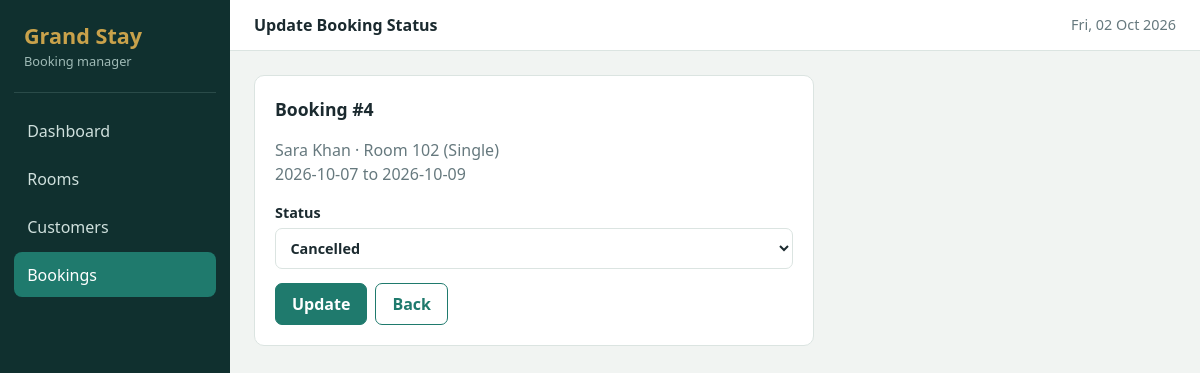
Page /edit_status.php?id=4 on the committed database.
### tables this page shows
CREATE TABLE IF NOT EXISTS bookings (
  booking_id INT AUTO_INCREMENT PRIMARY KEY,
  room_id INT NOT NULL,
  customer_id INT NOT NULL,
  booking_date DATE NOT NULL,
  check_in DATE NOT NULL,
  check_out DATE NOT NULL,
  status VARCHAR(20) DEFAULT 'Booked',
  FOREIGN KEY (room_id) REFERENCES rooms(room_id),
  FOREIGN KEY (customer_id) REFERENCES customers(customer_id)
);

CREATE TABLE IF NOT EXISTS customers (
  customer_id INT AUTO_INCREMENT PRIMARY KEY,
  name VARCHAR(100) NOT NULL,
  email VARCHAR(100) NOT NULL,
  phone VARCHAR(15) NOT NULL,
  address TEXT
);

CREATE TABLE IF NOT EXISTS rooms (
  room_id INT AUTO_INCREMENT PRIMARY KEY,
  room_number VARCHAR(10) NOT NULL UNIQUE,
  room_type VARCHAR(50) NOT NULL,
  price DECIMAL(10,2) NOT NULL,
  status VARCHAR(20) DEFAULT 'Available'
);

### config.php (called while the page is built, shortened)
<?php
function e($s) { return htmlspecialchars((string)$s, ENT_QUOTES, 'UTF-8'); }

### edit_status.php (the view, shortened to what this page needs)
<?php require __DIR__.'/../config.php'; $root = '../'; $section = 'bookings'; $title = 'Update Booking Status';
$id = (int)($_GET['id'] ?? $_POST['id'] ?? 0);
$s = $pdo->prepare("SELECT b.*, c.name, r.room_number, r.room_type FROM bookings b JOIN customers c ON c.customer_id=b.customer_id JOIN rooms r ON r.room_id=b.room_id WHERE b.booking_id=?");
$s->execute([$id]); $b = $s->fetch();
include __DIR__.'/../includes/header.php'; ?>
<section class="card narrow"><h2>Booking #<?= $id ?></h2>
<p class="empty"><?= e($b['name']) ?> &middot; Room <?= e($b['room_number']) ?> (<?= e($b['room_type']) ?>)<br><?= e($b['check_in']) ?> to <?= e($b['check_out']) ?></p>
<form method="post"><input type="hidden" name="id" value="<?= $id ?>">
  <label>Status<select name="status"><?php foreach (BOOKING_STATUSES as $st): ?><option <?= $b['status']===$st?'selected':'' ?>><?= $st ?></option><?php endforeach; ?></select></label>
  <div class="row"><button class="btn">Update</button><a class="btn ghost" href="index.php">Back</a></div>
</form></section>
<?php include __DIR__.'/../includes/footer.php'; ?>

### style.css (style rules this page uses)
:root { --bg:#f1f4f2;--ink:#1b2a2f;--muted:#66797e;--line:#dbe4e1;--side:#10302f;--brand:#1f7a6d;--brand-d:#165e54;--gold:#c9a24b;--ok:#1b7f4b;--danger:#b42318;--r:10px }
* { box-sizing:border-box }
body { margin:0;background:var(--bg);color:var(--ink);font:16px/1.5 "Segoe UI",system-ui,sans-serif }
a { color:var(--brand) }
.card { background:#fff;border:1px solid var(--line);border-radius:var(--r);padding:1.25rem }
.card.narrow { max-width:560px }
h2 { font-size:1.1rem;margin:0 0 .9rem }
label { display:block;font-weight:600;font-size:.9rem;margin-bottom:.85rem }
input,select,textarea { width:100%;margin-top:.3rem;padding:.55rem .65rem;border:1px solid var(--line);border-radius:7px;font:inherit;background:#fff;color:var(--ink) }
.row,.filters { display:flex;gap:.5rem;flex-wrap:wrap;align-items:center }
.btn { background:var(--brand);color:#fff;border:1px solid var(--brand);padding:.5rem 1rem;border-radius:7px;font:inherit;font-weight:600;cursor:pointer;text-decoration:none;display:inline-block }
.btn.ghost { background:#fff;color:var(--brand) }
.empty { color:var(--muted) }

### rows in the picture
bookings: customer.name "Sara Khan", room.room_number "102", room.room_type "Single", check_in "2026-10-07", check_out "2026-10-09", status "Cancelled"

### other values in the picture
$l "Dashboard"
$l "Rooms"
$l "Customers"
$l "Bookings"
$title "Update Booking Status"
$id "4"
